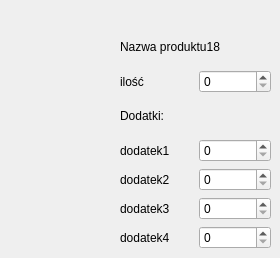
   <widget class="QWidget" name="page_18">
    <widget class="QWidget" name="layoutWidget_19">
     <property name="geometry">
      <rect>
       <x>120</x>
       <y>30</y>
       <width>151</width>
       <height>219</height>
      </rect>
     </property>
     <layout class="QVBoxLayout" name="verticalLayout_35">
      <item>
       <widget class="QLabel" name="label_239">
        <property name="text">
         <string>Nazwa produktu18</string>
        </property>
       </widget>
      </item>
      <item>
       <layout class="QHBoxLayout" name="horizontalLayout_171">
        <item>
         <widget class="QLabel" name="label_240">
          <property name="text">
           <string>ilość</string>
          </property>
         </widget>
        </item>
        <item>
         <widget class="QSpinBox" name="spinBox_171"/>
        </item>
       </layout>
      </item>
      <item>
       <widget class="QLabel" name="label_241">
        <property name="text">
         <string>Dodatki:</string>
        </property>
       </widget>
      </item>
      <item>
       <layout class="QHBoxLayout" name="horizontalLayout_172">
        <item>
         <widget class="QLabel" name="label_242">
          <property name="text">
           <string>dodatek1</string>
          </property>
         </widget>
        </item>
        <item>
         <widget class="QSpinBox" name="spinBox_172"/>
        </item>
       </layout>
      </item>
      <item>
       <layout class="QHBoxLayout" name="horizontalLayout_173">
        <item>
         <widget class="QLabel" name="label_243">
          <property name="text">
           <string>dodatek2</string>
          </property>
         </widget>
        </item>
        <item>
         <widget class="QSpinBox" name="spinBox_173"/>
        </item>
       </layout>
      </item>
      <item>
       <layout class="QHBoxLayout" name="horizontalLayout_174">
        <item>
         <widget class="QLabel" name="label_244">
          <property name="text">
           <string>dodatek3</string>
          </property>
         </widget>
        </item>
        <item>
         <widget class="QSpinBox" name="spinBox_174"/>
        </item>
       </layout>
      </item>
      <item>
       <layout class="QHBoxLayout" name="horizontalLayout_175">
        <item>
         <widget class="QLabel" name="label_245">
          <property name="text">
           <string>dodatek4</string>
          </property>
         </widget>
        </item>
        <item>
         <widget class="QSpinBox" name="spinBox_175"/>
        </item>
       </layout>
      </item>
     </layout>
    </widget>
   </widget>
